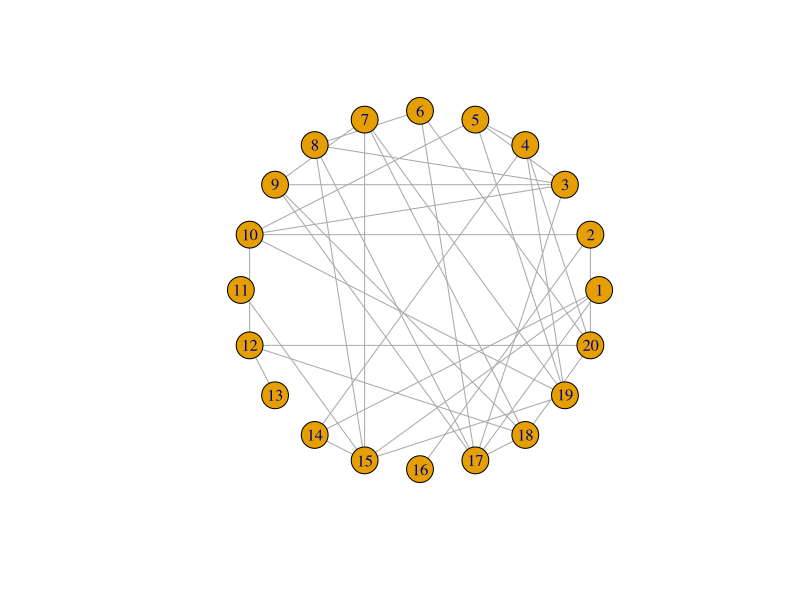
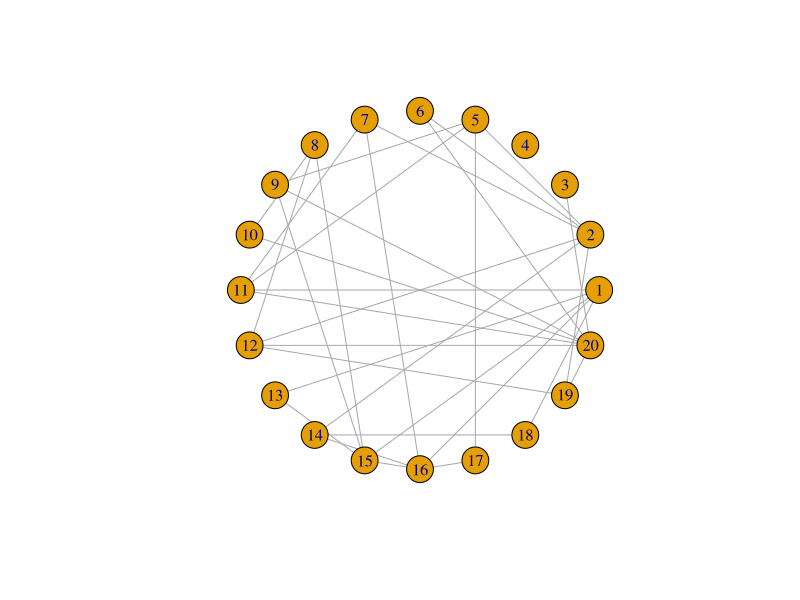
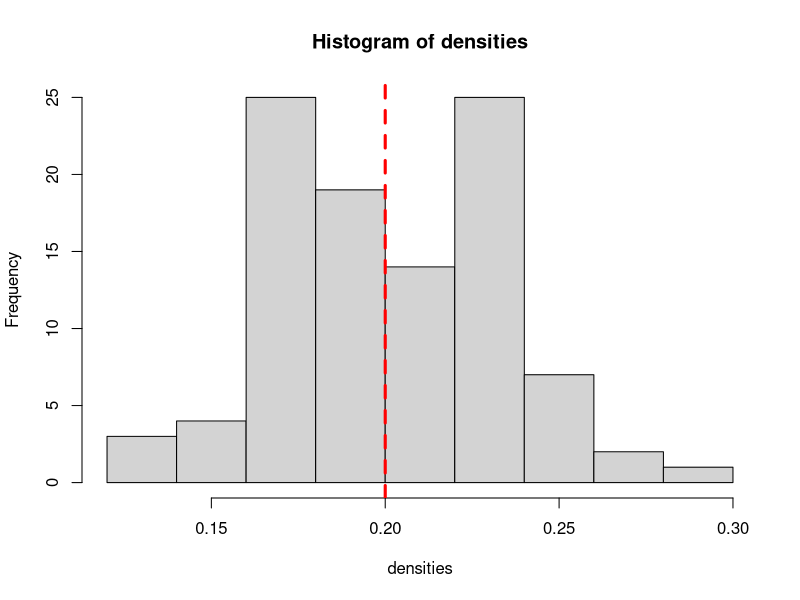
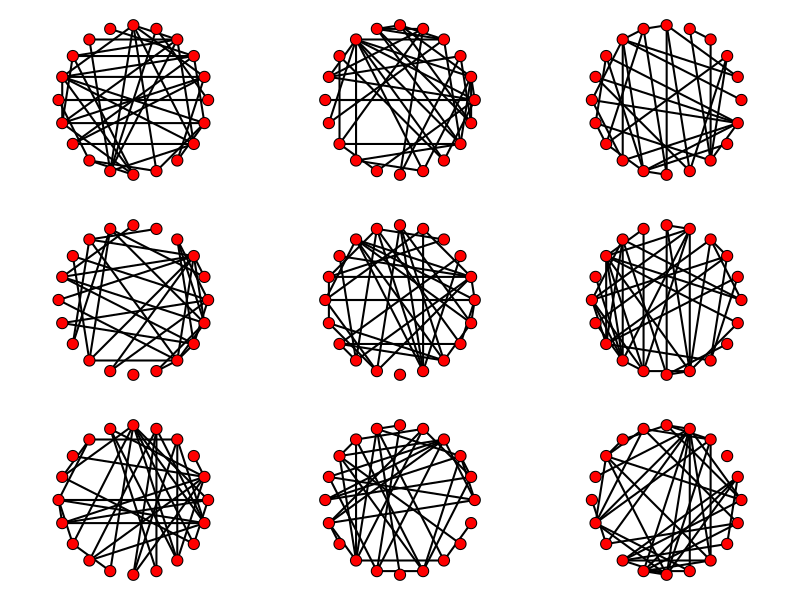
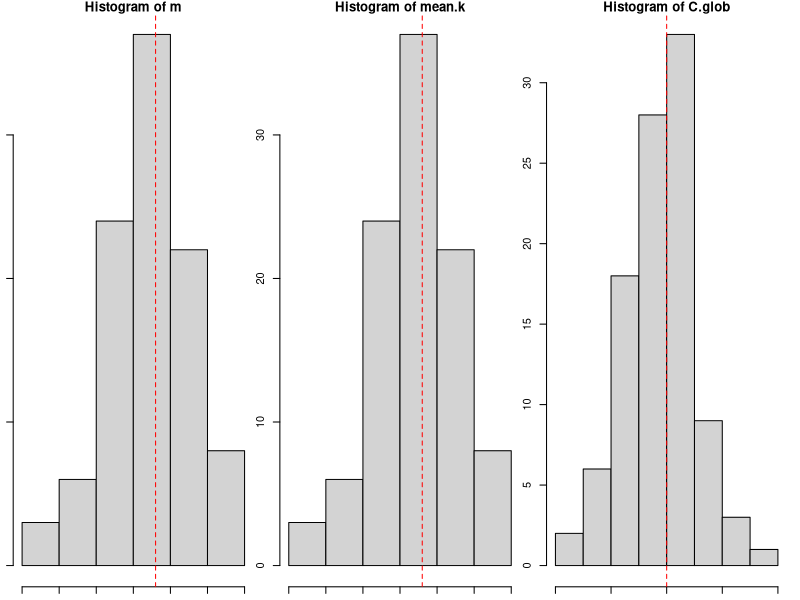
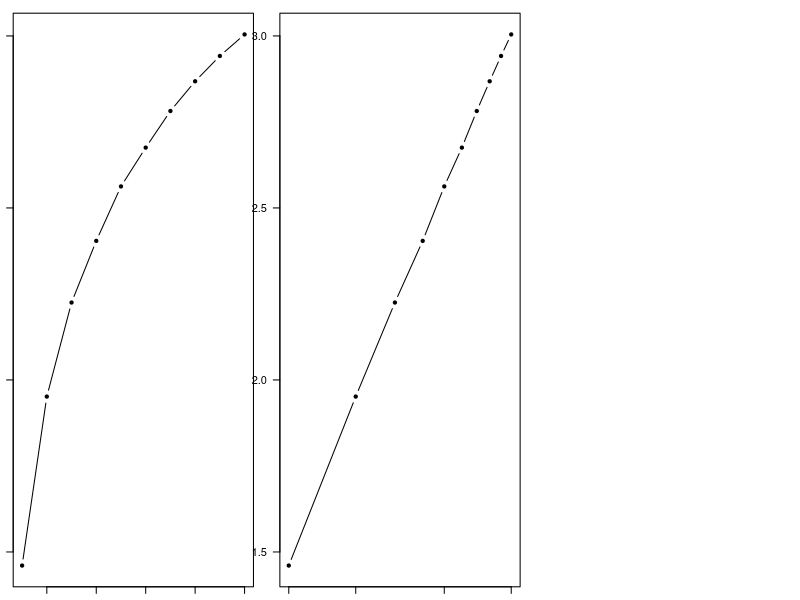

These charts were generated, in order, by the following R code:
# Random Graphs
# two types of Erdös-Renyí Random Graph:
# G(n,m) model, in which n nodes are randomly connected by m edges
# G(n,p) model, in which we have a graph of n nodes, and each pair of nodes has probability p of being connected

# G(n,m) random graph with n = 20 and m = 38,
library(igraph)
g1=erdos.renyi.game(20,38,type="gnm") 
g1
edge_density(g1) # graph density
plot(g1,layout=layout.circle) # plot

# G(n,p) random graph with n = 20 and p = 0.2
g2=erdos.renyi.game(20,0.2,type="gnp") 
ecount(g2) # number of edges
edge_density(g2) # graph density
plot(g2,layout=layout.circle)

# using for-loop, make 100 random graphs of n = 20 and p = 0.2
# calculate densities of all graphs and find the mean
densities=vector(length=100) #set up empty vector 
for (i in 1:100){
  r=erdos.renyi.game(20,0.2,type="gnp") #random graph
  densities[i]=graph.density(r) #store the density of random graph as the ith element of the vector
}
densities #print the resulting vector mean(densities) #calculate the mean density

# histogram of densities of random graphs
hist(densities)
abline(v=0.2,lwd=3,lty=2,col="red") #draw a vertical line at x = 0.2. Make this line width = 3, line type = 2 (dashed line), and the line color = red

# Make a plot of 9 random graphs
par(mfrow=c(3,3),mar=c(1,1,1,1)) #the mfrow= argument sets up the number of rows and columns within the plotting region. mar= argument sets the margins of the figures:c(bottom,left,top,right).
for (i in 1:9){
  r=erdos.renyi.game(20,p=0.2)
  plot(r,layout=layout.circle,edge.color="black",edge.width=2,vertex.color="red",vertex.label="") #a bunch of arguments to make the figure look pretty.
}


# Properties of Random Graphs

# create random graphs with n = 20 and p = 0.2, calculate average properties
#First, create a set of vectors in which you'll store the results of the simulations
m=vector(length=100)
mean.k=vector(length=100)
C.loc=vector(length=100)
C.glob=vector(length=100)
#Now, use a For-loop to create 100 random graphs, each time calculating the m, mean degree and clustering coefficient
n=20
p=0.2
for (i in 1:100){
  r=erdos.renyi.game(n,p=p)
  m[i]=ecount(r)
  mean.k[i]=mean(degree(r))
  C.loc[i]=transitivity(r,type="localaverage")
  C.glob[i]=transitivity(r,type="global")
}

# plot all results with par()
# red line represents expected value
par(mfrow=c(1,3)) 
hist(m)
abline(v=(n*(n-1)/2)*p,lty=2,col="red") # expected number of edges, which is simply the number of dyads times p
hist(mean.k)
abline(v=(n-1)*p,lty=2,col="red") # expected mean degree, which is (n-1)*p
hist(C.glob)
abline(v=p,lty=2,col="red") #expected global clustering coefficient, which is simply p


# Simple exercise: path length and network size
seq(from=10,to=100,by=10) #create a vector of numbers starting from 10, ending in 100, in intervals of 10.

# If each person knows 5 people, mean degree = (n-1)p = 5, then p = 5/(n-1)
# create an empty matrix with 10 columns and 500 rows to ‘store’ all the ‘average path length’ values
paths=matrix(ncol=10,nrow=500) 
# create random graphs the size of n
# do it i = 500 times per each size n
# result of each iteration will be stored in the ith row, (n/10)th column (1st column for n = 10, 2nd column for n = 20, so on) of the matrix called paths
for (n in seq(10,100,10)){
  for(i in 1:500){ 
    r=erdos.renyi.game(n,p=(5/(n-1))) 
    paths[i,n/10]=mean_distance(r)
  }
}
head(paths)

# apply('the matrix or array', 'margin'—1 for rows and 2 for columns, 'function')
# this applies mean() to the columns of the matrix "paths"
paths.avg=apply(paths,2,mean) 
paths.avg

# plot
x=seq(10,100,10) #the x-axis is going to be 10, 20, 30,...100
plot(x,paths.avg,type="b",pch=20,xlab="N",ylab="Average Path Length", las=1)

# plot as log-scale
plot(x,paths.avg,type="b",pch=20,xlab="N",ylab="Average Path Length",log="x",las=1)






